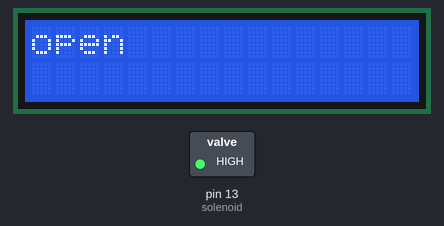
The sketch below on a simulated Arduino Uno, built with avr-gcc and run on an emulated ATmega328P. On the bench: 16×2 character LCD, switched loads named in the sketch (green lamp = pin HIGH). What the sketch prints to the serial monitor is not drawn.

Above: at 0.1 s.
Timing chart, 0 to 102.6 s (numbered marks = the images above):
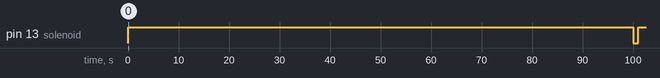

Measured:
- by itself, pin 13 (solenoid): LOW → HIGH at 0.06 s, → LOW 100 s later, → HIGH 1.0 s later

The sketch:

Flush.ino
```cpp
/*
This sketch can be used to drain reservoir and flush/clean lines and solenoid

Opens solenoid for 100 seconds and closes it for 1 second continuously

To clean lines/solenoid run 10% bleach through then flush with clean water a few times
MAN
*/
int solenoid = 13;

#include <Wire.h>
#include <LiquidCrystal_I2C.h> //https://github.com/fdebrabander/Arduino-LiquidCrystal-I2C-library

// Set the LCD address to  for a 16 chars and 2 line display
LiquidCrystal_I2C lcd(0x27, 16, 2);//0x27  0x3F

void setup() {
  pinMode(solenoid, OUTPUT);
  pinMode(LED_BUILTIN, OUTPUT);
  Serial.begin(9600);//set corresponding baud rate in Ardunio Serial Monitor
  lcd.backlight();
  lcd.begin();
}

void loop() {
  digitalWrite(solenoid, HIGH); lcd.clear(); lcd.print("open");
  digitalWrite(LED_BUILTIN, HIGH);
  Serial.println("open");
  delay(100000);
  digitalWrite(solenoid, LOW); lcd.clear(); Serial.println("closed");
  digitalWrite(LED_BUILTIN, LOW);
  Serial.println("closed");
  delay(1000);
}
```
